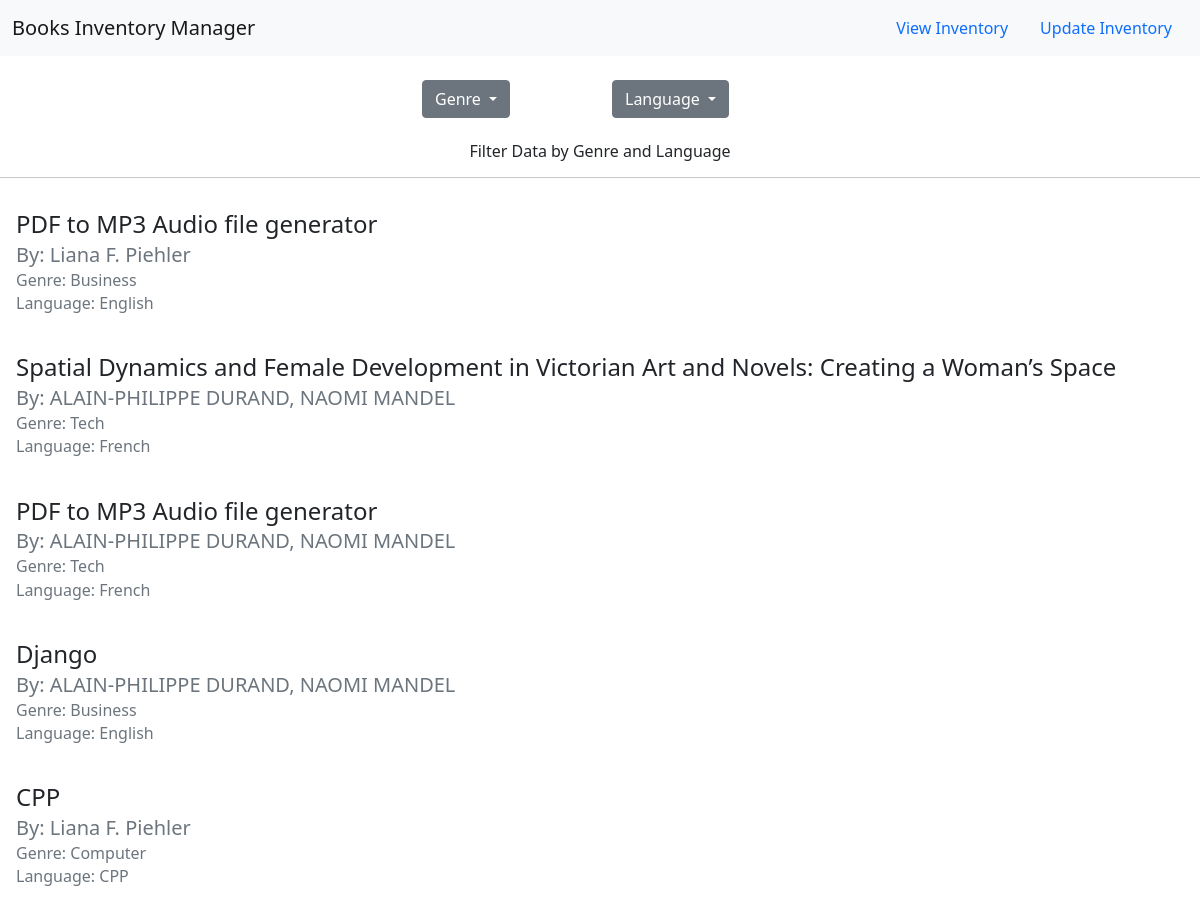
The page / on the database its author committed.
### books/models.py (models this page shows)
class Addbooks(models.Model):
    title = models.CharField(max_length=100,unique=False, default='Not Provided')
    author = models.CharField(max_length=100,unique=False, default='Not Provided')
    genre = models.CharField(max_length=100,unique=False, default='Not Provided')
    language = models.CharField(max_length=100,unique=False, default='Not Provided')

### books/views.py (the view)
# urls.py: path('', views.GetData, name='GetData'),
def GetData(request):
    data = Addbooks.objects.all()
    datagenre = Addbooks.objects.values('genre').distinct()
    datalanguage = Addbooks.objects.values('language').distinct()
    filtergenre = request.GET.get('genre')
    filterlanguage = request.GET.get('language')
    if(filtergenre):
        data = Addbooks.objects.all().filter(genre= filtergenre)
    elif(filterlanguage):
        data = Addbooks.objects.all().filter(language= filterlanguage)
    else:
        data = Addbooks.objects.all()
    return render(request,"show.html", {"books_data": data, "discgenre": datagenre, "disclanguage":datalanguage})

### templates/show.html (shortened to what this page needs)
<html>
<head>
  <link href="https://cdn.jsdelivr.net/npm/bootstrap@5.0.2/dist/css/bootstrap.min.css" rel="stylesheet">
</head>
<body>
    <nav class="navbar navbar-expand-lg navbar-light bg-light">
        <div class="container-fluid">
          <a class="navbar-brand" href="/">Books Inventory Manager</a>
            <ul class="nav justify-content-end">
                <li class="nav-item">
                  <a class="nav-link "  href="/">View Inventory</a>
                </li>
                <li class="nav-item">
                  <a class="nav-link" href="/update">Update Inventory</a>
                </li>
              </ul>
          </div>
      </nav>
<br>
<div class="container">
    <div class="row justify-content-md-center">
        <div class="col col-lg-2">
        <div class="dropdown">
            <a class="btn btn-secondary dropdown-toggle" href="#" role="button" id="dropdownMenuLink" data-bs-toggle="dropdown" aria-expanded="false">
              Genre
            </a>
          </div>
        </div>
        <div class="col col-lg-2">
        <div class="dropdown">
            <a class="btn btn-secondary dropdown-toggle" href="#" role="button" id="dropdownMenuLink" data-bs-toggle="dropdown" aria-expanded="false">
              Language
            </a>
            </div>
          </div>
    </div>
</div><br>
<h6 class="text-center">Filter Data by Genre and Language </h6><hr>
{% for books in books_data %}
{% if forloop.first %}<div class="row">{% endif %}
    <div class="col-xs-4">
    <div class="card-body">
      <h4 class="card-title">{{ books.title}}</h5>
      <h5 class="card-subtitle mb-2 text-muted">By: {{ books.author }}</h6>
      <h6 class="card-subtitle mb-2 text-muted">Genre: {{ books.genre}}</h6>
        <h6 class="card-subtitle mb-2 text-muted">Language:    {{ books.language }}</h6>
    </div>
</div>
{% if forloop.counter|divisibleby:3 %}</div><div class="row">{% endif %}
{% if forloop.last %}</div>{% endif %}
{% endfor %}
</body>
</html>

### rows shown on the page
Addbooks: title "PDF to MP3 Audio file generator", author "Liana F. Piehler", genre "Business", language "English"
Addbooks: title "Spatial Dynamics and Female Development in Victorian Art and Novels: Creating a Woman’s Space", author "ALAIN-PHILIPPE DURAND, NAOMI MANDEL", genre "Tech", language "French"
Addbooks: title "PDF to MP3 Audio file generator", author "ALAIN-PHILIPPE DURAND, NAOMI MANDEL", genre "Tech", language "French"
Addbooks: title "Django", author "ALAIN-PHILIPPE DURAND, NAOMI MANDEL", genre "Business", language "English"
Addbooks: title "CPP", author "Liana F. Piehler", genre "Computer", language "CPP"
